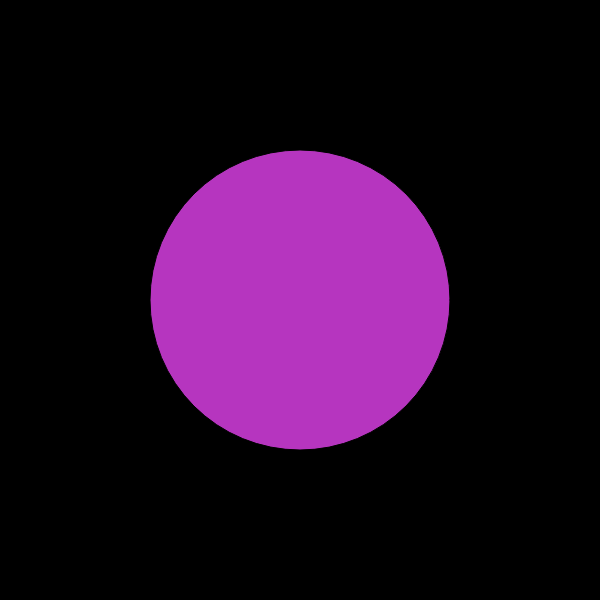
Frame 1 (no input)
Frame 60 (no input): identical to frame 1, image omitted
Frame 120 (the mouse pressed at the canvas centre since frame 60): identical to frame 1, image omitted

The p5.js sketch that drew this single still picture (run headless with seeded random() and noise() and a simulated clock; from frame 60 on, the mouse is pressed at the canvas centre):

// p5.js sketch
// ── sketch.js
let fillColor;
let x=300;
let y=300;
function setup(){
    
    fillColor= color(random(255),random(255), random(255));
createCanvas(600,600);
}
function draw(){
    background(0);
    fill(fillColor);
circle(x,y,300);
}
function keyPressed() {
 
if (key ==='w' || keyCode===UP_ARROW){
    y-= 5;
} if (key ==='s'|| keyCode===DOWN_ARROW){
    y+= 5;
} if (key ==='a'|| keyCode===LEFT_ARROW){
    x-= 5;
} if (key ==='d'||keyCode===RIGHT_ARROW){
    x += 5;
}
}

function mouseClicked(){
    fillColor= color(random(255),random(255), random(255));
}
